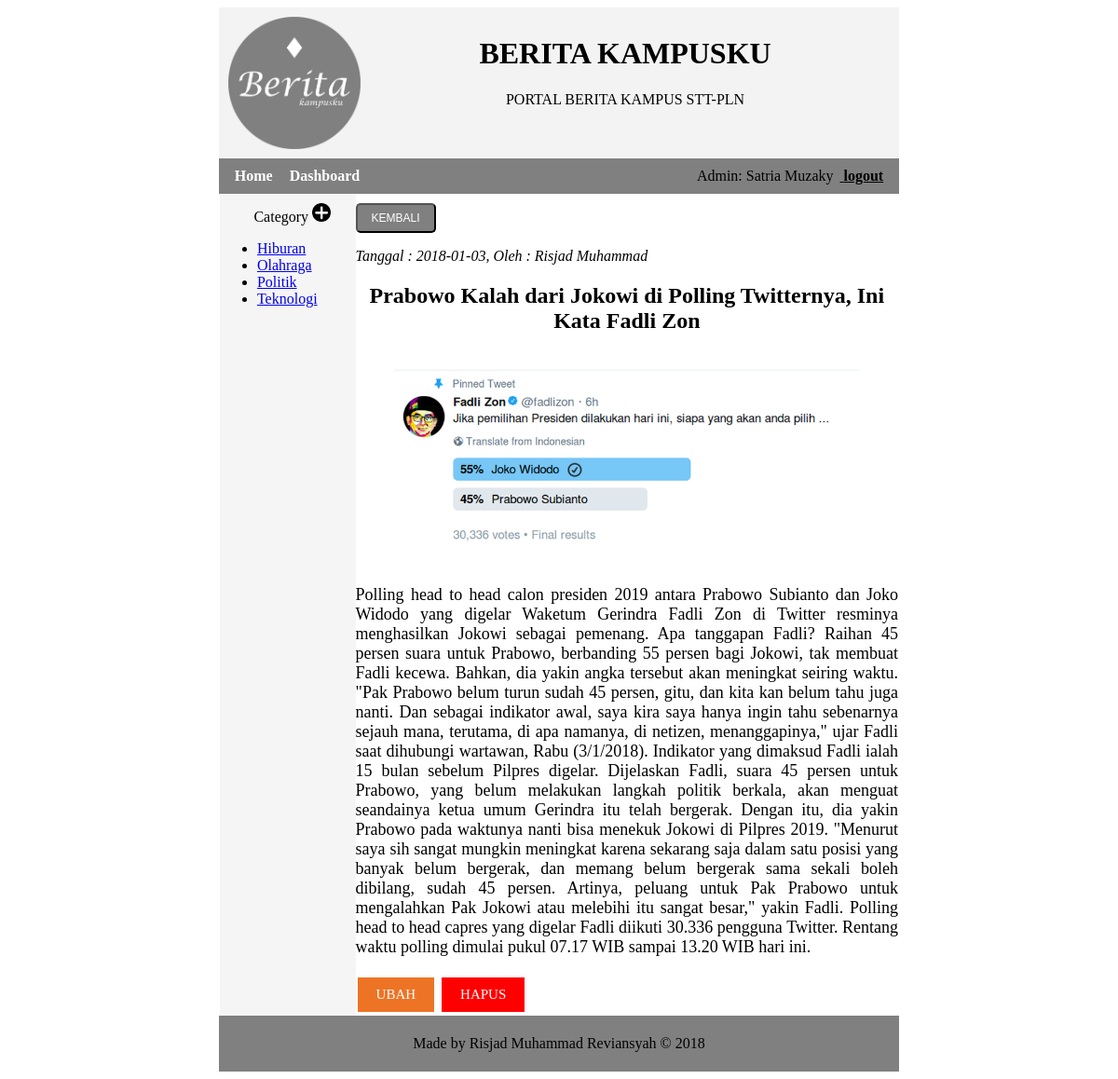
Page /index_detail.php?id=18 (signed in) on the committed database.
### tables this page shows
CREATE TABLE `category` (
  `id` int(11) NOT NULL,
  `category_name` varchar(20) NOT NULL,
  `admin_id` int(11) NOT NULL
);

CREATE TABLE `article` (
  `id` int(11) NOT NULL,
  `title` varchar(100) NOT NULL,
  `description` text NOT NULL,
  `image` varchar(100) NOT NULL,
  `created_at` date NOT NULL,
  `updated_at` date NOT NULL,
  `admin_id` int(11) NOT NULL,
  `category_id` int(11) NOT NULL
);

### index_detail.php (the view)
<?php require 'header.php'; ?>
<div class="main-content">
	<div class="navigate">
		<p>Category
			<?php
			if (isset($_SESSION['first_name'])) {
				echo "<a href='kategori.php'>
							<img src='image/plus.png' alt='plus' width='20px'>
							</a>";
			}
			?>
		</p>
		<ul>
			<?php
				$stmt = $conn->prepare('SELECT id, category_name FROM category ORDER BY category_name ASC');
				$stmt->execute();
				while ($row = $stmt->fetch(PDO::FETCH_OBJ)) {
					echo "<li><a href='search.php?category=".$row->id."'>".$row->category_name."</a></li>";
				}
			?>
		</ul>
	</div>
	<div class="article">
		<?php
		if (isset($_GET['id'])) {
			$id = $_GET['id'];
			$stmt = $conn->prepare("SELECT article.id, article.title, article.description, article.image, article.created_at, admin.first_name FROM article, admin WHERE article.admin_id=admin.id AND article.id=$id");
			$stmt->execute();
			$row = $stmt->fetch(PDO::FETCH_OBJ);
		}
		 ?>
		 <input id="kembali" type="button" value="KEMBALI" onclick="history.back()">
		 <p style="text-align:left; font-style:italic;">Tanggal : <?php echo $row->created_at; ?>, Oleh : <?php echo $row->first_name; ?></p>
		 <center>
       <h2><?php echo $row->title; ?></h2><br>
       <img src="image/<?php echo $row->image; ?>" alt="image" width="500px"><br><br>
     </center>
		 <p style="text-align:justify; font-size:18px;"><?php echo $row->description; ?></p>
		 <?php
		 if (isset($_SESSION['first_name'])) {?>
			 <a id='warning' href='berita_edit_form.php?id=<?php echo $row->id; ?>'>UBAH</a>
			 <a id="danger" onclick="return confirm('Apakah yakin menghapus berita ini?')" href="berita_hapus.php?id=<?php echo $row->id; ?>">HAPUS</a>
			 <?php
		 }
		 ?>
	</div>
</div>
<?php require 'footer_auth.php'; ?>

### header.php (shortened to what this page needs)
<html>
<head>
	<link rel="stylesheet" type="text/css" href="css/style.css">
</head>
<body>
	<div id="content">
		<div class="Header">
			<div class="header-logo">
				<img src="image/logo.png">
			</div>
			<div class="header-text">
				<h1>BERITA KAMPUSKU</h1>
				<p>PORTAL BERITA KAMPUS STT-PLN</p>
			</div>
		</div>
		<div class="menu">
			<div class="menu-kiri">
				<a href="index.php">Home</a>
        <?php
        if (isset($_SESSION['first_name'])) {
          echo "<a href='dashboard.php'>Dashboard</a>";
        }
        ?>
			</div>
			<div class='menu-kanan'>
				<?php
				$tmp_logout = "logout.php";
				if (isset($_SESSION['first_name'])) {
					$user = $_SESSION['first_name'];
					echo "Admin: ".$user."<a href=".$tmp_logout."> logout</a>";
				}
				else {
						echo "<a href='form_signin.html'>Sign in!</a>";
				}
				?>
			</div>
		</div>

### footer_auth.php
      <div class="footer">
        <p>Made by Risjad Muhammad Reviansyah &copy; 2018 </p>
      </div>
    </div>
  </body>
</html>

### css/style.css (style rules this page uses)
.Header { padding: 10px; margin: auto; width: 60%; background-color: #f3f3f3; overflow: hidden; }
.header-logo { float: left; width: 20%; }
.header-logo img { width: 100% }
.header-text { float: right; width: 80%; }
.header-text h1, p { text-align: center; }
.menu { padding: 10px; margin: auto; background-color: Gray; width: 60%; overflow: hidden; }
.menu a { text-decoration: none; color: white; margin: 0 7px; font-weight: bold; }
.menu-kiri { float: left; width: 70%; }
.menu-kanan { float: right; width: 30%; text-align: right; font-weight: normal; color:black; }
.menu-kanan a { color:black; text-decoration: underline; }
.main-content { width: 61.5%; margin: auto; background-color: whitesmoke; overflow: hidden; }
.navigate { float: left; width:20%; }
.navigate p { margin: 10px 0 10px 10px; }
.article { background-color: white; float: left; width: 80%; min-height: 450px; }
.footer p { text-align: center; }
.footer { width: 60%; padding: 5px 10px; margin: auto; background-color: gray; }
#warning { background-color: #ed7425; border: none; color: white; padding: 10px 20px; text-align: center; text-decoration: none; display: inline-block; font-size: 15px; margin: 4px 2px; cursor: pointer; }
#danger { background-color: red; border: none; color: white; padding: 10px 20px; text-align: center; text-decoration: none; display: inline-block; font-size: 15px; margin: 4px 2px; cursor: pointer; }
#kembali { margin-top: 10px; background-color: grey; border-radius: 5px; color: white; padding: 7px 15px; text-decoration: none; display: inline-block; font-size: 12px; cursor: pointer; }

### rows in the picture
category: category_name "Hiburan"
category: category_name "Olahraga"
category: category_name "Politik"
category: category_name "Teknologi"
article: created_at "2018-01-03", admin.first_name "Risjad Muhammad", title "Prabowo Kalah dari Jokowi di Polling Twitternya, Ini Kata Fadli Zon", image (picture), description "Polling head to head calon presiden 2019 antara Prabowo Subianto dan Joko Widodo yang digelar Waketum Gerindra Fadli Zon di Twitter resminya menghasilkan Jokowi sebagai pemenang. Apa tanggapan Fadli? Raihan 45 persen suara untuk Prabowo, berbanding 55 persen bagi Jokowi, tak membuat Fadli kecewa. Bahkan, dia yakin angka tersebut akan meningkat seiring waktu. \"Pak Prabowo belum turun sudah 45 persen, gitu, dan kita kan belum tahu juga nanti. Dan sebagai indikator awal, saya kira saya hanya ingin tahu sebenarnya sejauh mana, terutama, di apa namanya, di netizen, menanggapinya,\" ujar Fadli saat dihubungi wartawan, Rabu (3/1/2018). Indikator yang dimaksud Fadli ialah 15 bulan sebelum Pilpres…"

### other values in the picture
$user "Satria Muzaky"
